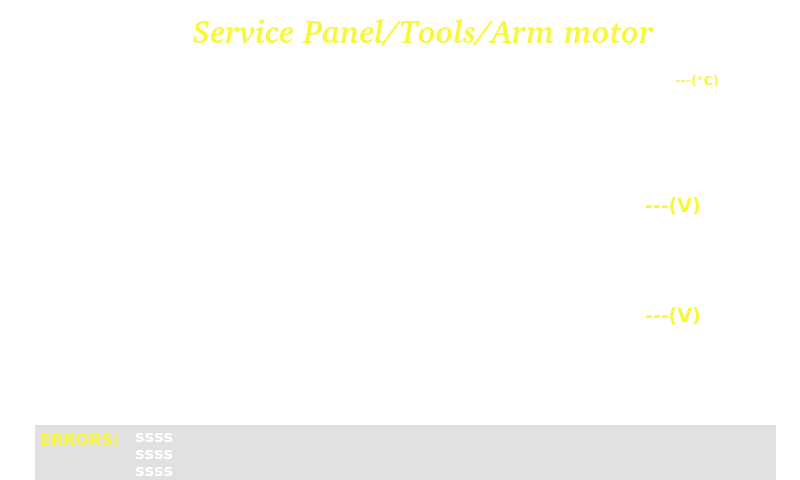
<?xml version="1.0" encoding="UTF-8"?>
<ui version="4.0">
 <class>armToolUI</class>
 <widget class="QWidget" name="armToolUI">
  <property name="geometry">
   <rect>
    <x>0</x>
    <y>0</y>
    <width>800</width>
    <height>480</height>
   </rect>
  </property>
  <property name="windowTitle">
   <string notr="true">Form</string>
  </property>
  <property name="styleSheet">
   <string notr="true">background-color:rgb(0,0,0,0);
background-image:url(://Service_Tools/Service_Tools/arm_background.png);
border: 0px;</string>
  </property>
  <widget class="QFrame" name="frame">
   <property name="geometry">
    <rect>
     <x>0</x>
     <y>0</y>
     <width>800</width>
     <height>480</height>
    </rect>
   </property>
   <property name="frameShape">
    <enum>QFrame::StyledPanel</enum>
   </property>
   <property name="frameShadow">
    <enum>QFrame::Raised</enum>
   </property>
   <widget class="QFrame" name="frame_2">
    <property name="geometry">
     <rect>
      <x>665</x>
      <y>65</y>
      <width>121</width>
      <height>101</height>
     </rect>
    </property>
    <property name="styleSheet">
     <string notr="true">background-image:url(://Service_Tools/Service_Tools/tilting_tool.png);</string>
    </property>
    <property name="frameShape">
     <enum>QFrame::StyledPanel</enum>
    </property>
    <property name="frameShadow">
     <enum>QFrame::Raised</enum>
    </property>
    <widget class="QLabel" name="temp">
     <property name="geometry">
      <rect>
       <x>10</x>
       <y>0</y>
       <width>61</width>
       <height>31</height>
      </rect>
     </property>
     <property name="font">
      <font>
       <family>DejaVu Sans</family>
       <pointsize>10</pointsize>
       <weight>75</weight>
       <italic>false</italic>
       <bold>true</bold>
      </font>
     </property>
     <property name="styleSheet">
      <string notr="true">background-image:url(/transparent.png);
color: rgb(248, 248, 54);</string>
     </property>
     <property name="text">
      <string notr="true">---(°C)</string>
     </property>
     <property name="alignment">
      <set>Qt::AlignLeading|Qt::AlignLeft|Qt::AlignVCenter</set>
     </property>
    </widget>
   </widget>
   <widget class="QPushButton" name="exitButton">
    <property name="geometry">
     <rect>
      <x>0</x>
      <y>0</y>
      <width>111</width>
      <height>111</height>
     </rect>
    </property>
    <property name="text">
     <string notr="true"/>
    </property>
   </widget>
   <widget class="QLabel" name="label">
    <property name="geometry">
     <rect>
      <x>115</x>
      <y>10</y>
      <width>616</width>
      <height>41</height>
     </rect>
    </property>
    <property name="font">
     <font>
      <family>Bitstream Charter</family>
      <pointsize>24</pointsize>
      <weight>75</weight>
      <italic>true</italic>
      <bold>true</bold>
     </font>
    </property>
    <property name="styleSheet">
     <string notr="true">background-image:url(/transparent.png);
color: rgb(248, 248, 54);</string>
    </property>
    <property name="text">
     <string notr="true">Service Panel/Tools/Arm motor</string>
    </property>
    <property name="alignment">
     <set>Qt::AlignCenter</set>
    </property>
   </widget>
   <widget class="QFrame" name="in3">
    <property name="geometry">
     <rect>
      <x>420</x>
      <y>235</y>
      <width>21</width>
      <height>21</height>
     </rect>
    </property>
    <property name="styleSheet">
     <string notr="true">border-image:url(://yes.png);
background-image:url(://transparent.png);</string>
    </property>
    <property name="frameShape">
     <enum>QFrame::StyledPanel</enum>
    </property>
    <property name="frameShadow">
     <enum>QFrame::Raised</enum>
    </property>
   </widget>
   <widget class="QFrame" name="in4">
    <property name="geometry">
     <rect>
      <x>420</x>
      <y>215</y>
      <width>21</width>
      <height>21</height>
     </rect>
    </property>
    <property name="styleSheet">
     <string notr="true">border-image:url(://yes.png);
background-image:url(://transparent.png);</string>
    </property>
    <property name="frameShape">
     <enum>QFrame::StyledPanel</enum>
    </property>
    <property name="frameShadow">
     <enum>QFrame::Raised</enum>
    </property>
   </widget>
   <widget class="QFrame" name="in2">
    <property name="geometry">
     <rect>
      <x>420</x>
      <y>255</y>
      <width>21</width>
      <height>21</height>
     </rect>
    </property>
    <property name="styleSheet">
     <string notr="true">border-image:url(://yes.png);
background-image:url(://transparent.png);</string>
    </property>
    <property name="frameShape">
     <enum>QFrame::StyledPanel</enum>
    </property>
    <property name="frameShadow">
     <enum>QFrame::Raised</enum>
    </property>
   </widget>
   <widget class="QFrame" name="in1">
    <property name="geometry">
     <rect>
      <x>420</x>
      <y>275</y>
      <width>21</width>
      <height>21</height>
     </rect>
    </property>
    <property name="styleSheet">
     <string notr="true">border-image:url(://yes.png);
background-image:url(://transparent.png);</string>
    </property>
    <property name="frameShape">
     <enum>QFrame::StyledPanel</enum>
    </property>
    <property name="frameShadow">
     <enum>QFrame::Raised</enum>
    </property>
   </widget>
   <widget class="QLabel" name="vpower">
    <property name="geometry">
     <rect>
      <x>645</x>
      <y>185</y>
      <width>96</width>
      <height>41</height>
     </rect>
    </property>
    <property name="font">
     <font>
      <family>DejaVu Sans</family>
      <pointsize>14</pointsize>
      <weight>75</weight>
      <italic>false</italic>
      <bold>true</bold>
     </font>
    </property>
    <property name="styleSheet">
     <string notr="true">background-image:url(/transparent.png);
color: rgb(248, 248, 54);</string>
    </property>
    <property name="text">
     <string notr="true">---(V)</string>
    </property>
    <property name="alignment">
     <set>Qt::AlignLeading|Qt::AlignLeft|Qt::AlignVCenter</set>
    </property>
   </widget>
   <widget class="QLabel" name="vlogic">
    <property name="geometry">
     <rect>
      <x>645</x>
      <y>295</y>
      <width>96</width>
      <height>41</height>
     </rect>
    </property>
    <property name="font">
     <font>
      <family>DejaVu Sans</family>
      <pointsize>14</pointsize>
      <weight>75</weight>
      <italic>false</italic>
      <bold>true</bold>
     </font>
    </property>
    <property name="styleSheet">
     <string notr="true">background-image:url(/transparent.png);
color: rgb(248, 248, 54);</string>
    </property>
    <property name="text">
     <string notr="true">---(V)</string>
    </property>
    <property name="alignment">
     <set>Qt::AlignLeading|Qt::AlignLeft|Qt::AlignVCenter</set>
    </property>
   </widget>
   <widget class="QFrame" name="frame_3">
    <property name="geometry">
     <rect>
      <x>35</x>
      <y>425</y>
      <width>741</width>
      <height>56</height>
     </rect>
    </property>
    <property name="styleSheet">
     <string notr="true">background-color:rgb(0,0,0,30);
background-image:url(://transparent.png);
</string>
    </property>
    <property name="frameShape">
     <enum>QFrame::StyledPanel</enum>
    </property>
    <property name="frameShadow">
     <enum>QFrame::Raised</enum>
    </property>
    <widget class="QLabel" name="vpower_2">
     <property name="geometry">
      <rect>
       <x>5</x>
       <y>1</y>
       <width>91</width>
       <height>26</height>
      </rect>
     </property>
     <property name="font">
      <font>
       <family>DejaVu Sans</family>
       <pointsize>12</pointsize>
       <weight>75</weight>
       <italic>false</italic>
       <bold>true</bold>
      </font>
     </property>
     <property name="styleSheet">
      <string notr="true">background-image:url(/transparent.png);
color: rgb(248, 248, 54);
background-color:rgb(0,0,0,0);</string>
     </property>
     <property name="text">
      <string notr="true">ERRORS:</string>
     </property>
     <property name="alignment">
      <set>Qt::AlignLeading|Qt::AlignLeft|Qt::AlignVCenter</set>
     </property>
    </widget>
    <widget class="QLabel" name="errClass">
     <property name="geometry">
      <rect>
       <x>100</x>
       <y>2</y>
       <width>626</width>
       <height>16</height>
      </rect>
     </property>
     <property name="font">
      <font>
       <family>DejaVu Sans</family>
       <pointsize>12</pointsize>
       <weight>75</weight>
       <italic>false</italic>
       <bold>true</bold>
      </font>
     </property>
     <property name="styleSheet">
      <string notr="true">background-image:url(/transparent.png);
color: rgb(255, 255, 255);
background-color:rgb(0,0,0,0);</string>
     </property>
     <property name="text">
      <string notr="true">ssss</string>
     </property>
     <property name="alignment">
      <set>Qt::AlignLeading|Qt::AlignLeft|Qt::AlignTop</set>
     </property>
    </widget>
    <widget class="QLabel" name="errSubclass">
     <property name="geometry">
      <rect>
       <x>100</x>
       <y>19</y>
       <width>626</width>
       <height>16</height>
      </rect>
     </property>
     <property name="font">
      <font>
       <family>DejaVu Sans</family>
       <pointsize>12</pointsize>
       <weight>75</weight>
       <italic>false</italic>
       <bold>true</bold>
      </font>
     </property>
     <property name="styleSheet">
      <string notr="true">background-image:url(/transparent.png);
color: rgb(255, 255, 255);
background-color:rgb(0,0,0,0);</string>
     </property>
     <property name="text">
      <string notr="true">ssss</string>
     </property>
     <property name="alignment">
      <set>Qt::AlignLeading|Qt::AlignLeft|Qt::AlignTop</set>
     </property>
    </widget>
    <widget class="QLabel" name="errCode">
     <property name="geometry">
      <rect>
       <x>100</x>
       <y>36</y>
       <width>626</width>
       <height>16</height>
      </rect>
     </property>
     <property name="font">
      <font>
       <family>DejaVu Sans</family>
       <pointsize>12</pointsize>
       <weight>75</weight>
       <italic>false</italic>
       <bold>true</bold>
      </font>
     </property>
     <property name="styleSheet">
      <string notr="true">background-image:url(/transparent.png);
color: rgb(255, 255, 255);
background-color:rgb(0,0,0,0);</string>
     </property>
     <property name="text">
      <string notr="true">ssss</string>
     </property>
     <property name="alignment">
      <set>Qt::AlignLeading|Qt::AlignLeft|Qt::AlignTop</set>
     </property>
    </widget>
   </widget>
  </widget>
 </widget>
 <resources/>
 <connections/>
</ui>
